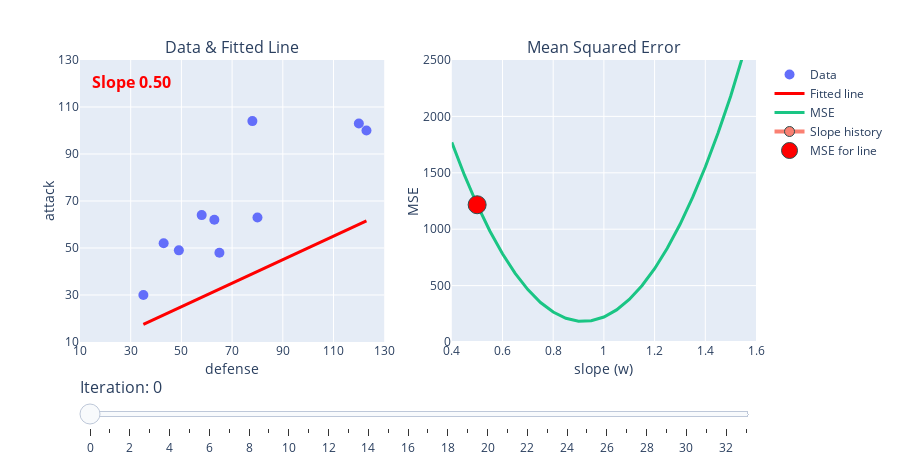

This figure's notebook cell:
### Code cell
plot_gradient_descent(x, y, w=0.5, alpha=0.00015)

### Figure 1 — Plotly figure (JSON) as saved in the notebook; plotly's stock layout.template omitted (floating-point values rounded to 4 significant figures)
{"data": [{"marker": {"size": 10}, "mode": "markers", "name": "Data", "type": "scatter", "x": [35, 43, 49, 58, 63, 65, 78, 80, 120, 123], "xaxis": "x", "y": [30, 52, 49, 64, 62, 48, 104, 63, 103, 100], "yaxis": "y"}, {"line": {"color": "red", "width": 3}, "mode": "lines", "name": "Fitted line", "type": "scatter", "x": [35, 43, 49, 58, 63, 65, 78, 80, 120, 123], "xaxis": "x", "y": [17.5, 21.5, 24.5, 29, 31.5, 32.5, 39, 40, 60, 61.5], "yaxis": "y"}, {"line": {"color": "#1ac584", "width": 3}, "mode": "lines", "name": "MSE", "type": "scatter", "x": [0.4, 0.45, 0.5, 0.55, 0.6, 0.65, 0.7, 0.75, 0.8, 0.85, 0.9, 0.95, 1.0, 1.05, 1.1, 1.15, 1.2, 1.25, 1.3, 1.35, 1.4, 1.45, 1.5, 1.55, 1.6], "xaxis": "x2", "y": [1770.0, 1479.0, 1217.0, 984.4, 781.5, 608.2, 464.4, 350.1, 265.3, 210.1, 184.4, 188.2, 221.5, 284.4, 376.7, 498.6, 650.0, 831.0, 1041.0, 1281.0, 1551.0, 1850.0, 2179.0, 2537.0, 2924.0], "yaxis": "y2"}, {"line": {"color": "salmon", "width": 4}, "marker": {"line": {"color": "DarkSlateGrey", "width": 1}, "size": 10}, "mode": "markers+lines", "name": "Slope history", "type": "scatter", "x": [0.5], "xaxis": "x2", "y": [1217.0], "yaxis": "y2"}, {"line": {"color": "red"}, "marker": {"line": {"color": "DarkSlateGrey", "width": 1}, "size": 18}, "mode": "markers", "name": "MSE for line", "type": "scatter", "x": [0.5], "xaxis": "x2", "y": [1217.0], "yaxis": "y2"}, {"mode": "text", "showlegend": false, "text": "<b>Slope 0.50<b>", "textfont": {"color": "red", "size": 16}, "type": "scatter", "x": [30.3], "xaxis": "x", "y": [120], "yaxis": "y"}], "layout": {"annotations": [{"font": {"size": 16}, "showarrow": false, "text": "Data & Fitted Line", "x": 0.225, "xanchor": "center", "xref": "paper", "y": 1, "yanchor": "bottom", "yref": "paper"}, {"font": {"size": 16}, "showarrow": false, "text": "Mean Squared Error", "x": 0.775, "xanchor": "center", "xref": "paper", "y": 1, "yanchor": "bottom", "yref": "paper"}], "height": 475, "margin": {"t": 60}, "sliders": [{"currentvalue": {"font": {"size": 16}, "prefix": "Iteration: ", "visible": true}, "pad": {"b": 10, "t": 30}, "steps": [{"args": [[0], {"frame": {"duration": 0, "easing": "linear", "redraw": false}, "transition": {"duration": 0, "easing": "linear"}}], "label": "0", "method": "animate"}, {"args": [[1], {"frame": {"duration": 0, "easing": "linear", "redraw": false}, "transition": {"duration": 0, "easing": "linear"}}], "label": "1", "method": "animate"}, {"args": [[2], {"frame": {"duration": 0, "easing": "linear", "redraw": false}, "transition": {"duration": 0, "easing": "linear"}}], "label": "2", "method": "animate"}, {"args": [[3], {"frame": {"duration": 0, "easing": "linear", "redraw": false}, "transition": {"duration": 0, "easing": "linear"}}], "label": "3", "method": "animate"}, {"args": [[4], {"frame": {"duration": 0, "easing": "linear", "redraw": false}, "transition": {"duration": 0, "easing": "linear"}}], "label": "4", "method": "animate"}, {"args": [[5], {"frame": {"duration": 0, "easing": "linear", "redraw": false}, "transition": {"duration": 0, "easing": "linear"}}], "label": "5", "method": "animate"}, {"args": [[6], {"frame": {"duration": 0, "easing": "linear", "redraw": false}, "transition": {"duration": 0, "easing": "linear"}}], "label": "6", "method": "animate"}, {"args": [[7], {"frame": {"duration": 0, "easing": "linear", "redraw": false}, "transition": {"duration": 0, "easing": "linear"}}], "label": "7", "method": "animate"}, {"args": [[8], {"frame": {"duration": 0, "easing": "linear", "redraw": false}, "transition": {"duration": 0, "easing": "linear"}}], "label": "8", "method": "animate"}, {"args": [[9], {"frame": {"duration": 0, "easing": "linear", "redraw": false}, "transition": {"duration": 0, "easing": "linear"}}], "label": "9", "method": "animate"}, {"args": [[10], {"frame": {"duration": 0, "easing": "linear", "redraw": false}, "transition": {"duration": 0, "easing": "linear"}}], "label": "10", "method": "animate"}, {"args": [[11], {"frame": {"duration": 0, "easing": "linear", "redraw": false}, "transition": {"duration": 0, "easing": "linear"}}], "label": "11", "method": "animate"}, {"args": [[12], {"frame": {"duration": 0, "easing": "linear", "redraw": false}, "transition": {"duration": 0, "easing": "linear"}}], "label": "12", "method": "animate"}, {"args": [[13], {"frame": {"duration": 0, "easing": "linear", "redraw": false}, "transition": {"duration": 0, "easing": "linear"}}], "label": "13", "method": "animate"}, {"args": [[14], {"frame": {"duration": 0, "easing": "linear", "redraw": false}, "transition": {"duration": 0, "easing": "linear"}}], "label": "14", "method": "animate"}, {"args": [[15], {"frame": {"duration": 0, "easing": "linear", "redraw": false}, "transition": {"duration": 0, "easing": "linear"}}], "label": "15", "method": "animate"}, {"args": [[16], {"frame": {"duration": 0, "easing": "linear", "redraw": false}, "transition": {"duration": 0, "easing": "linear"}}], "label": "16", "method": "animate"}, {"args": [[17], {"frame": {"duration": 0, "easing": "linear", "redraw": false}, "transition": {"duration": 0, "easing": "linear"}}], "label": "17", "method": "animate"}, {"args": [[18], {"frame": {"duration": 0, "easing": "linear", "redraw": false}, "transition": {"duration": 0, "easing": "linear"}}], "label": "18", "method": "animate"}, {"args": [[19], {"frame": {"duration": 0, "easing": "linear", "redraw": false}, "transition": {"duration": 0, "easing": "linear"}}], "label": "19", "method": "animate"}, {"args": [[20], {"frame": {"duration": 0, "easing": "linear", "redraw": false}, "transition": {"duration": 0, "easing": "linear"}}], "label": "20", "method": "animate"}, {"args": [[21], {"frame": {"duration": 0, "easing": "linear", "redraw": false}, "transition": {"duration": 0, "easing": "linear"}}], "label": "21", "method": "animate"}, {"args": [[22], {"frame": {"duration": 0, "easing": "linear", "redraw": false}, "transition": {"duration": 0, "easing": "linear"}}], "label": "22", "method": "animate"}, {"args": [[23], {"frame": {"duration": 0, "easing": "linear", "redraw": false}, "transition": {"duration": 0, "easing": "linear"}}], "label": "23", "method": "animate"}, {"args": [[24], {"frame": {"duration": 0, "easing": "linear", "redraw": false}, "transition": {"duration": 0, "easing": "linear"}}], "label": "24", "method": "animate"}, {"args": [[25], {"frame": {"duration": 0, "easing": "linear", "redraw": false}, "transition": {"duration": 0, "easing": "linear"}}], "label": "25", "method": "animate"}, {"args": [[26], {"frame": {"duration": 0, "easing": "linear", "redraw": false}, "transition": {"duration": 0, "easing": "linear"}}], "label": "26", "method": "animate"}, {"args": [[27], {"frame": {"duration": 0, "easing": "linear", "redraw": false}, "transition": {"duration": 0, "easing": "linear"}}], "label": "27", "method": "animate"}, {"args": [[28], {"frame": {"duration": 0, "easing": "linear", "redraw": false}, "transition": {"duration": 0, "easing": "linear"}}], "label": "28", "method": "animate"}, {"args": [[29], {"frame": {"duration": 0, "easing": "linear", "redraw": false}, "transition": {"duration": 0, "easing": "linear"}}], "label": "29", "method": "animate"}, {"args": [[30], {"frame": {"duration": 0, "easing": "linear", "redraw": false}, "transition": {"duration": 0, "easing": "linear"}}], "label": "30", "method": "animate"}, {"args": [[31], {"frame": {"duration": 0, "easing": "linear", "redraw": false}, "transition": {"duration": 0, "easing": "linear"}}], "label": "31", "method": "animate"}, {"args": [[32], {"frame": {"duration": 0, "easing": "linear", "redraw": false}, "transition": {"duration": 0, "easing": "linear"}}], "label": "32", "method": "animate"}, {"args": [[33], {"frame": {"duration": 0, "easing": "linear", "redraw": false}, "transition": {"duration": 0, "easing": "linear"}}], "label": "33", "method": "animate"}]}], "width": 900, "xaxis": {"anchor": "y", "domain": [0, 0.45], "dtick": 20, "range": [10, 130], "tick0": 10, "title": {"standoff": 0, "text": "defense"}}, "xaxis2": {"anchor": "y2", "domain": [0.55, 1], "dtick": 0.2, "range": [0.4, 1.6], "tick0": 0.4, "title": {"standoff": 0, "text": "slope (w)"}}, "yaxis": {"anchor": "x", "domain": [0, 1], "dtick": 20, "range": [10, 130], "tick0": 10, "title": {"standoff": 0, "text": "attack"}}, "yaxis2": {"anchor": "x2", "domain": [0, 1], "range": [0, 2500], "title": {"standoff": 0, "text": "MSE"}}}}
